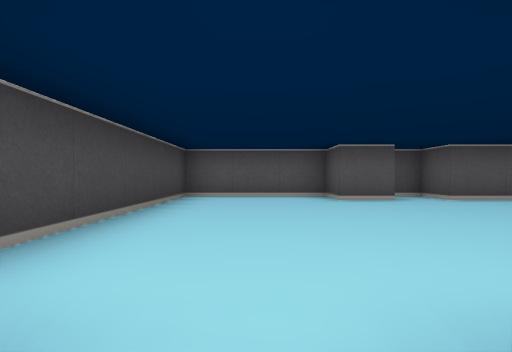
View 1 (above)

17 first-person views from a walk through a cub3D level. The camera is about half as high as the walls, looks level and sees 80° across. The floor is counted in squares. Each view is taken from the middle of a square. On the plan, view 1 faces up. The plan holds only what a view shows up to about 9 squares ahead; the rest is blank.

View 2
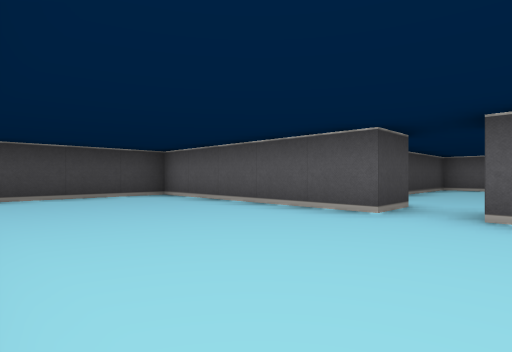

View 3
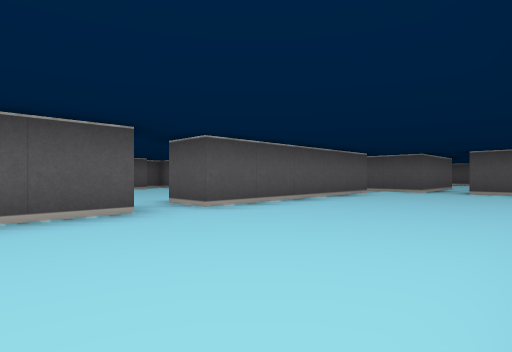

View 4
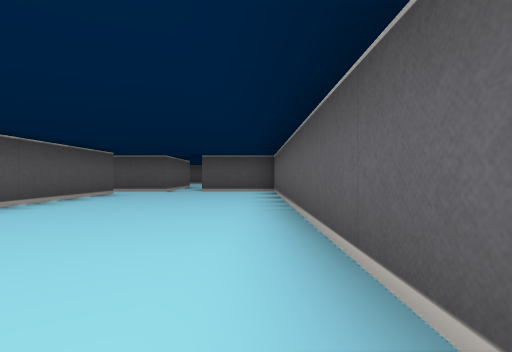

View 5
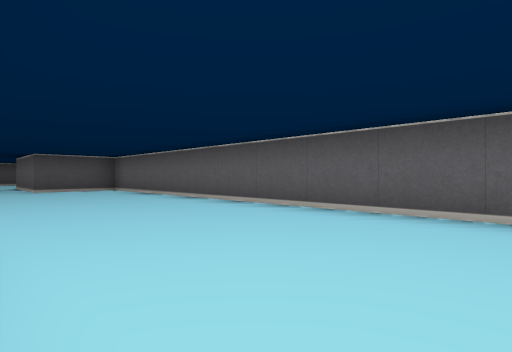

View 6
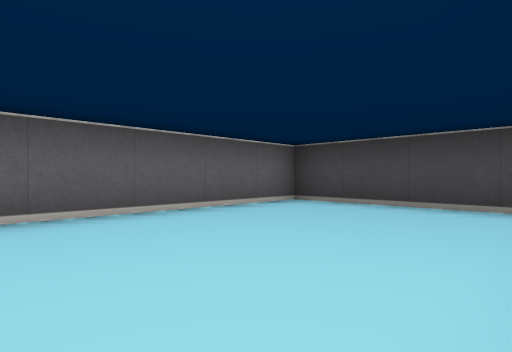

View 7
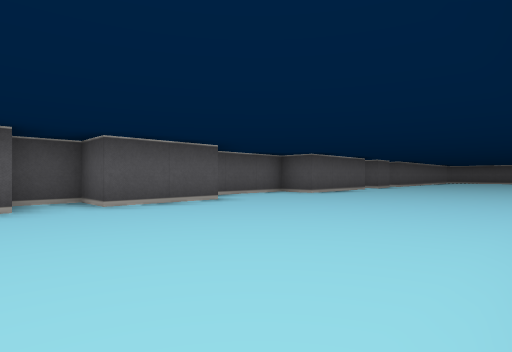

View 8
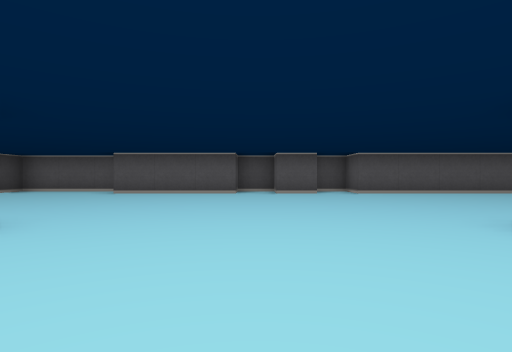

View 9
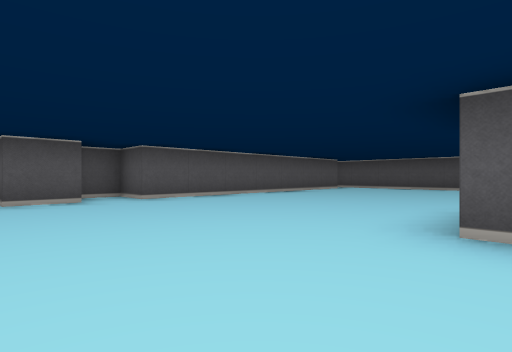

View 10
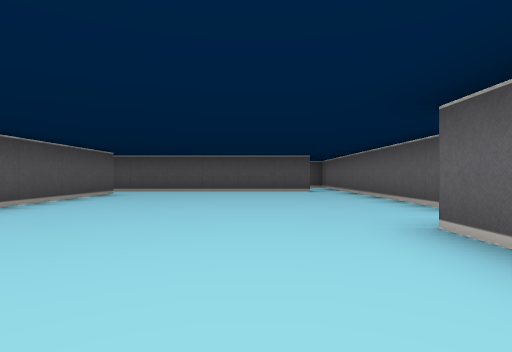

View 11
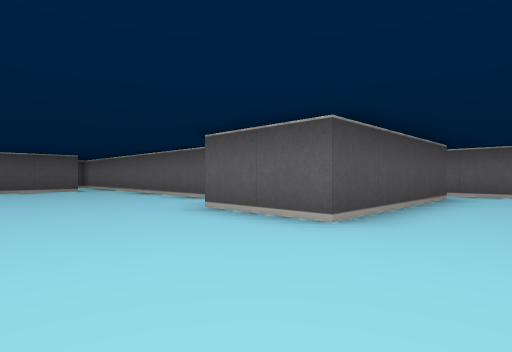

View 12
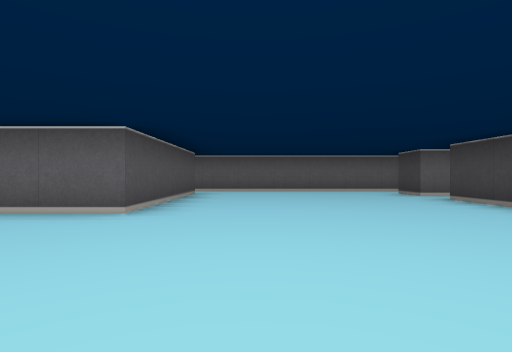

View 13
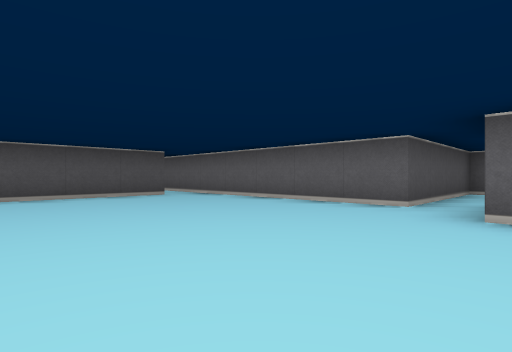

View 14
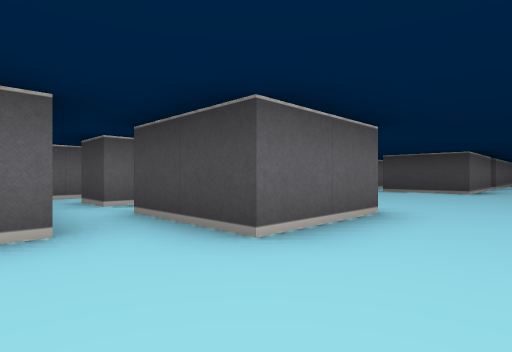

View 15
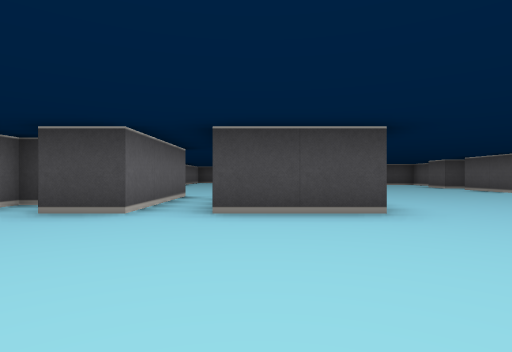

View 16
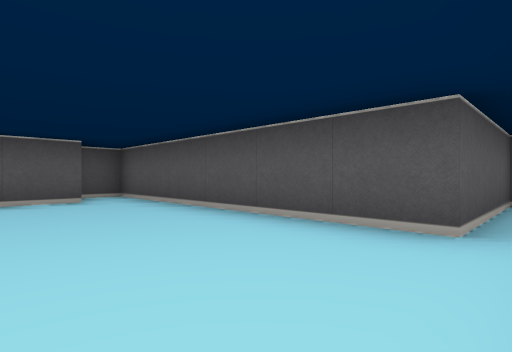

View 17
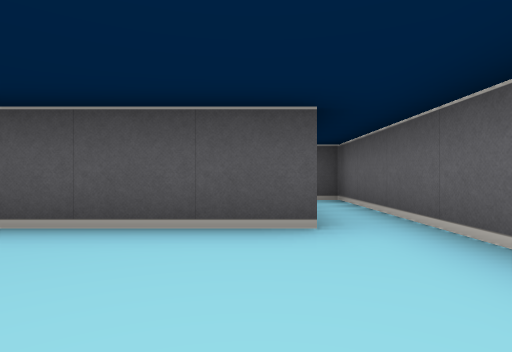

### Floor plan
Points are (right, up) in squares from view 1. A wall is a line through its corners. A room is listed if a view was taken in it or the views show most of it. See-through windows are left out.
Room 1 (views 1, 2, 3, 4, 5, 6)
walls: (-0.5, 0.5) (-0.5, -0.5) (-5.5, -0.5) (-5.5, -4.5) (6.5, -4.5) (6.5, -2.5); (5.5, -0.5) (0.5, -0.5) (0.5, 0.5); (6.5, -1.5) (6.5, 0)
ways out: opening at (0, 0) to room 2; opening at (6, -2) to room 2; opening at (6, 0) to room 2
Room 2 (views 7, 8, 9, 10, 11, 12, 13, 14, 15, 16, 17)
walls: (11.5, 6.1) (11.5, 5.5) (8.5, 5.5) (8.5, 6.5) (5.5, 6.5) (5.5, 5.8); (13.5, 5.5) (12.5, 5.5) (12.5, 6.5) (11.5, 6.5); (6.8, 0.5) (9.5, 0.5) (9.5, -1.5); (8.2, -1.5) (6.5, -1.5); (6.5, -2.5) (9.5, -2.5) (9.5, -3.5); (5.5, 5.5) (3.5, 5.5) (3.5, 6.5) (2.5, 6.5); (14.5, -3.5) (14.5, 0.5) (16.5, 0.5) (16.5, -0.5); (8.5, -4.5) (14.5, -4.5); (17.5, -0.5) (25.5, -0.5) (25.5, 0.5) (22.5, 0.5) (22.5, 6.5) (21.8, 6.5); (2.5, 5.5) (1.5, 5.5) (1.5, 6.5) (-1.5, 6.5) (-1.5, 1.8); (21.5, 5.5) (14.5, 5.5) (14.5, 6.5) (13.6, 6.5)
ways out: opening at (0, 0) to room 1; opening at (6, -2) to room 1; opening at (6, 0) to room 1; opening at (15.5, -4) to room 3; opening at (17, -1) to room 3
Room 3 (no view inside)
walls: (16, -2.5) (16.5, -2.5) (16.5, -3.5); (16.5, -0.5) (16.5, -1.5); (14.5, -4.5) (17.5, -4.5) (17.5, -0.5)
ways out: opening at (15.5, -4) to room 2; opening at (17, -1) to room 2

Positions as (right, up) in squares from view 1, and headings:
1: (0, 0), facing up
2: (1, -4), facing up-left
3: (-2, -4), facing up-right
4: (-2, -4), facing right
5: (-3, -1), facing down-right
6: (-1, -1), facing down-left
7: (2, 1), facing up-right
8: (12, -2), facing up
9: (12, 0), facing up-right
10: (14, 2), facing right
11: (13, 3), facing down-right
12: (13, 4), facing down
13: (16, 4), facing down-right
14: (18, 2), facing down-left
15: (13, -1), facing left
16: (20, 0), facing up-right
17: (20, 1), facing right
